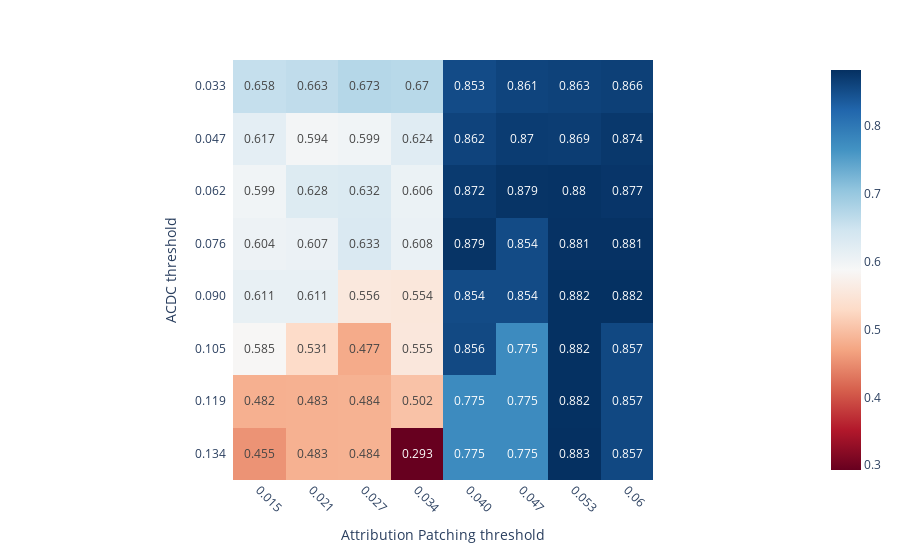

The notebook cell saved with this chart:
### Code cell
fig = px.imshow(
    ydf,
    text_auto=True,
    color_continuous_scale="RdBu",
    labels=dict(x="Attribution Patching threshold", y="ACDC threshold"),
    )

fig.update_xaxes(tickangle = 45)
fig.update_yaxes(ticksuffix = '  ')
fig.show()

### Figure 1 — Plotly figure (JSON) as saved in the notebook; plotly's stock layout.template omitted (floating-point values rounded to 4 significant figures)
{"data": [{"coloraxis": "coloraxis", "hovertemplate": "Attribution Patching threshold: %{x}<br>ACDC threshold: %{y}<br>color: %{z}<extra></extra>", "name": "0", "texttemplate": "%{z}", "type": "heatmap", "x": ["0.015", "0.021", "0.027", "0.034", "0.040", "0.047", "0.053", "0.06"], "xaxis": "x", "y": ["0.033", "0.047", "0.062", "0.076", "0.090", "0.105", "0.119", "0.134"], "yaxis": "y", "z": [[0.658, 0.663, 0.673, 0.67, 0.853, 0.861, 0.863, 0.866], [0.617, 0.594, 0.599, 0.624, 0.862, 0.87, 0.869, 0.874], [0.599, 0.628, 0.632, 0.606, 0.872, 0.879, 0.88, 0.877], [0.604, 0.607, 0.633, 0.608, 0.879, 0.854, 0.881, 0.881], [0.611, 0.611, 0.556, 0.554, 0.854, 0.854, 0.882, 0.882], [0.585, 0.531, 0.477, 0.555, 0.856, 0.775, 0.882, 0.857], [0.482, 0.483, 0.484, 0.502, 0.775, 0.775, 0.882, 0.857], [0.455, 0.483, 0.484, 0.293, 0.775, 0.775, 0.883, 0.857]]}], "layout": {"coloraxis": {"colorscale": [[0, "rgb(103,0,31)"], [0.1, "rgb(178,24,43)"], [0.2, "rgb(214,96,77)"], [0.3, "rgb(244,165,130)"], [0.4, "rgb(253,219,199)"], [0.5, "rgb(247,247,247)"], [0.6, "rgb(209,229,240)"], [0.7, "rgb(146,197,222)"], [0.8, "rgb(67,147,195)"], [0.9, "rgb(33,102,172)"], [1, "rgb(5,48,97)"]]}, "margin": {"t": 60}, "xaxis": {"anchor": "y", "constrain": "domain", "domain": [0, 1], "scaleanchor": "y", "tickangle": 45, "title": {"text": "Attribution Patching threshold"}}, "yaxis": {"anchor": "x", "autorange": "reversed", "constrain": "domain", "domain": [0, 1], "ticksuffix": "  ", "title": {"text": "ACDC threshold"}}}}
